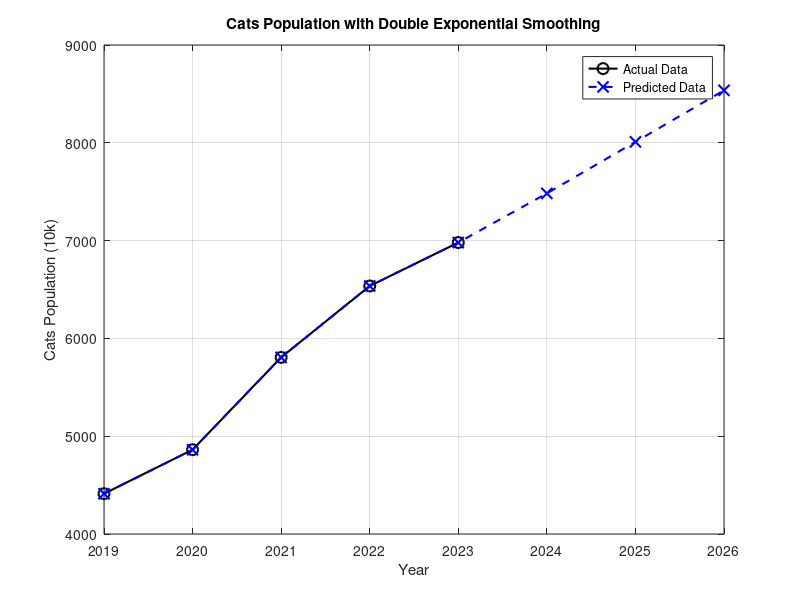

This figure's MATLAB source:
clc;
clear;

% 数据初始化
years = 2019:2023; % 时间
future_years = 2024:2026; % 预测时间
data_cats = [4412, 4862, 5806, 6536, 6980]; % 猫数量(万)

% 二次指数平滑
a = 0.5; % 平滑系数
lenD = length(data_cats);

% 初始化
S1 = zeros(1, lenD); % 一次平滑
S2 = zeros(1, lenD); % 二次平滑
F = zeros(1, lenD + 3); % 二次指数平滑预测

% 一次平滑和二次平滑
S1(1) = data_cats(1);
S2(1) = data_cats(1);
for t = 2:lenD
    S1(t) = a * data_cats(t) + (1 - a) * S1(t - 1);
    S2(t) = a * S1(t) + (1 - a) * S2(t - 1);
end

% 水平值和趋势值
At = 2 * S1 - S2; % 水平值
Bt = (a / (1 - a)) * (S1 - S2); % 趋势值

% 打印二次指数平滑公式
fprintf('Double Exponential Smoothing Formula for Cats:\n');
fprintf('F(t + k) = A(t) + B(t) * k\n');
fprintf('A(t) = %.2f\n', At(end));
fprintf('B(t) = %.2f\n', Bt(end));

% 预测未来
for t = 1:3
    F(lenD + t) = At(end) + Bt(end) * t; % 未来预测值
end
F(1:lenD) = data_cats; % 当前值+历史预测值

% 绘图
figure;
plot(years, data_cats, 'k-o', 'LineWidth', 1.5, 'MarkerSize', 8, 'DisplayName', 'Actual Data');
hold on;
plot([years, future_years], F, 'b--x', 'LineWidth', 1.5, 'MarkerSize', 8, 'DisplayName', 'Predicted Data');
title('Cats Population with Double Exponential Smoothing');
xlabel('Year');
ylabel('Cats Population (10k)');
legend show;
grid on;

% 输出预测值
disp('Future Cats Population (10k):');
disp(F(lenD + 1:end));
